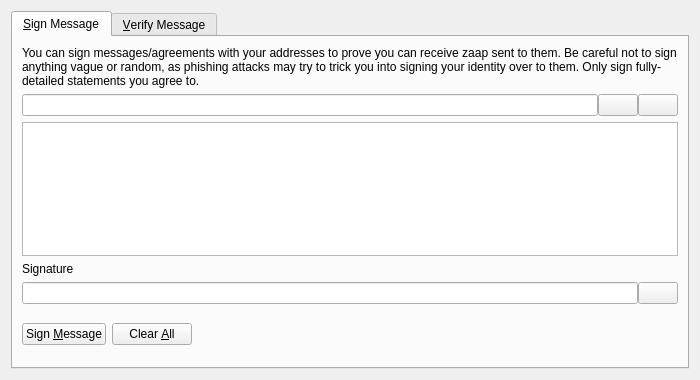
<?xml version="1.0" encoding="UTF-8"?>
<ui version="4.0">
 <class>SignVerifyMessageDialog</class>
 <widget class="QDialog" name="SignVerifyMessageDialog">
  <property name="geometry">
   <rect>
    <x>0</x>
    <y>0</y>
    <width>700</width>
    <height>380</height>
   </rect>
  </property>
  <property name="windowTitle">
   <string>Signatures - Sign / Verify a Message</string>
  </property>
  <property name="modal">
   <bool>true</bool>
  </property>
  <layout class="QVBoxLayout" name="verticalLayout">
   <item>
    <widget class="QTabWidget" name="tabWidget">
     <property name="currentIndex">
      <number>0</number>
     </property>
     <widget class="QWidget" name="tabSignMessage">
      <attribute name="title">
       <string>&amp;Sign Message</string>
      </attribute>
      <layout class="QVBoxLayout" name="verticalLayout_SM">
       <item>
        <widget class="QLabel" name="infoLabel_SM">
         <property name="text">
          <string>You can sign messages/agreements with your addresses to prove you can receive zaap sent to them. Be careful not to sign anything vague or random, as phishing attacks may try to trick you into signing your identity over to them. Only sign fully-detailed statements you agree to.</string>
         </property>
         <property name="textFormat">
          <enum>Qt::PlainText</enum>
         </property>
         <property name="wordWrap">
          <bool>true</bool>
         </property>
        </widget>
       </item>
       <item>
        <layout class="QHBoxLayout" name="horizontalLayout_1_SM">
         <property name="spacing">
          <number>0</number>
         </property>
         <item>
          <widget class="QValidatedLineEdit" name="addressIn_SM">
           <property name="toolTip">
            <string>The zaap address to sign the message with</string>
           </property>
          </widget>
         </item>
         <item>
          <widget class="QPushButton" name="addressBookButton_SM">
           <property name="toolTip">
            <string>Choose previously used address</string>
           </property>
           <property name="text">
            <string/>
           </property>
           <property name="shortcut">
            <string>Alt+A</string>
           </property>
           <property name="autoDefault">
            <bool>false</bool>
           </property>
          </widget>
         </item>
         <item>
          <widget class="QPushButton" name="pasteButton_SM">
           <property name="toolTip">
            <string>Paste address from clipboard</string>
           </property>
           <property name="text">
            <string/>
           </property>
           <property name="shortcut">
            <string>Alt+P</string>
           </property>
           <property name="autoDefault">
            <bool>false</bool>
           </property>
          </widget>
         </item>
        </layout>
       </item>
       <item>
        <widget class="QPlainTextEdit" name="messageIn_SM">
         <property name="toolTip">
          <string>Enter the message you want to sign here</string>
         </property>
        </widget>
       </item>
       <item>
        <widget class="QLabel" name="signatureLabel_SM">
         <property name="text">
          <string>Signature</string>
         </property>
         <property name="textFormat">
          <enum>Qt::PlainText</enum>
         </property>
        </widget>
       </item>
       <item>
        <layout class="QHBoxLayout" name="horizontalLayout_2_SM">
         <property name="spacing">
          <number>0</number>
         </property>
         <item>
          <widget class="QLineEdit" name="signatureOut_SM">
           <property name="font">
            <font>
             <italic>true</italic>
            </font>
           </property>
           <property name="readOnly">
            <bool>true</bool>
           </property>
          </widget>
         </item>
         <item>
          <widget class="QPushButton" name="copySignatureButton_SM">
           <property name="toolTip">
            <string>Copy the current signature to the system clipboard</string>
           </property>
           <property name="text">
            <string/>
           </property>
           <property name="autoDefault">
            <bool>false</bool>
           </property>
          </widget>
         </item>
        </layout>
       </item>
       <item>
        <layout class="QHBoxLayout" name="horizontalLayout_3_SM">
         <item>
          <widget class="QPushButton" name="signMessageButton_SM">
           <property name="toolTip">
            <string>Sign the message to prove you own this zaap address</string>
           </property>
           <property name="text">
            <string>Sign &amp;Message</string>
           </property>
           <property name="autoDefault">
            <bool>false</bool>
           </property>
          </widget>
         </item>
         <item>
          <widget class="QPushButton" name="clearButton_SM">
           <property name="toolTip">
            <string>Reset all sign message fields</string>
           </property>
           <property name="text">
            <string>Clear &amp;All</string>
           </property>
           <property name="autoDefault">
            <bool>false</bool>
           </property>
          </widget>
         </item>
         <item>
          <spacer name="horizontalSpacer_1_SM">
           <property name="orientation">
            <enum>Qt::Horizontal</enum>
           </property>
           <property name="sizeHint" stdset="0">
            <size>
             <width>40</width>
             <height>48</height>
            </size>
           </property>
          </spacer>
         </item>
         <item>
          <widget class="QLabel" name="statusLabel_SM">
           <property name="font">
            <font>
             <weight>75</weight>
             <bold>true</bold>
            </font>
           </property>
           <property name="text">
            <string/>
           </property>
           <property name="wordWrap">
            <bool>true</bool>
           </property>
          </widget>
         </item>
         <item>
          <spacer name="horizontalSpacer_2_SM">
           <property name="orientation">
            <enum>Qt::Horizontal</enum>
           </property>
           <property name="sizeHint" stdset="0">
            <size>
             <width>40</width>
             <height>48</height>
            </size>
           </property>
          </spacer>
         </item>
        </layout>
       </item>
      </layout>
     </widget>
     <widget class="QWidget" name="tabVerifyMessage">
      <attribute name="title">
       <string>&amp;Verify Message</string>
      </attribute>
      <layout class="QVBoxLayout" name="verticalLayout_VM">
       <item>
        <widget class="QLabel" name="infoLabel_VM">
         <property name="text">
          <string>Enter the receiver's address, message (ensure you copy line breaks, spaces, tabs, etc. exactly) and signature below to verify the message. Be careful not to read more into the signature than what is in the signed message itself, to avoid being tricked by a man-in-the-middle attack. Note that this only proves the signing party receives with the address, it cannot prove sendership of any transaction!</string>
         </property>
         <property name="textFormat">
          <enum>Qt::PlainText</enum>
         </property>
         <property name="alignment">
          <set>Qt::AlignLeading|Qt::AlignLeft|Qt::AlignTop</set>
         </property>
         <property name="wordWrap">
          <bool>true</bool>
         </property>
        </widget>
       </item>
       <item>
        <layout class="QHBoxLayout" name="horizontalLayout_1_VM">
         <property name="spacing">
          <number>0</number>
         </property>
         <item>
          <widget class="QValidatedLineEdit" name="addressIn_VM">
           <property name="toolTip">
            <string>The zaap address the message was signed with</string>
           </property>
          </widget>
         </item>
         <item>
          <widget class="QPushButton" name="addressBookButton_VM">
           <property name="toolTip">
            <string>Choose previously used address</string>
           </property>
           <property name="text">
            <string/>
           </property>
           <property name="shortcut">
            <string>Alt+A</string>
           </property>
           <property name="autoDefault">
            <bool>false</bool>
           </property>
          </widget>
         </item>
        </layout>
       </item>
       <item>
        <widget class="QPlainTextEdit" name="messageIn_VM"/>
       </item>
       <item>
        <widget class="QValidatedLineEdit" name="signatureIn_VM"/>
       </item>
       <item>
        <layout class="QHBoxLayout" name="horizontalLayout_2_VM">
         <item>
          <widget class="QPushButton" name="verifyMessageButton_VM">
           <property name="toolTip">
            <string>Verify the message to ensure it was signed with the specified zaap address</string>
           </property>
           <property name="text">
            <string>Verify &amp;Message</string>
           </property>
           <property name="autoDefault">
            <bool>false</bool>
           </property>
          </widget>
         </item>
         <item>
          <widget class="QPushButton" name="clearButton_VM">
           <property name="toolTip">
            <string>Reset all verify message fields</string>
           </property>
           <property name="text">
            <string>Clear &amp;All</string>
           </property>
           <property name="autoDefault">
            <bool>false</bool>
           </property>
          </widget>
         </item>
         <item>
          <spacer name="horizontalSpacer_1_VM">
           <property name="orientation">
            <enum>Qt::Horizontal</enum>
           </property>
           <property name="sizeHint" stdset="0">
            <size>
             <width>40</width>
             <height>48</height>
            </size>
           </property>
          </spacer>
         </item>
         <item>
          <widget class="QLabel" name="statusLabel_VM">
           <property name="font">
            <font>
             <weight>75</weight>
             <bold>true</bold>
            </font>
           </property>
           <property name="text">
            <string/>
           </property>
           <property name="wordWrap">
            <bool>true</bool>
           </property>
          </widget>
         </item>
         <item>
          <spacer name="horizontalSpacer_2_VM">
           <property name="orientation">
            <enum>Qt::Horizontal</enum>
           </property>
           <property name="sizeHint" stdset="0">
            <size>
             <width>40</width>
             <height>48</height>
            </size>
           </property>
          </spacer>
         </item>
        </layout>
       </item>
      </layout>
     </widget>
    </widget>
   </item>
  </layout>
 </widget>
 <customwidgets>
  <customwidget>
   <class>QValidatedLineEdit</class>
   <extends>QLineEdit</extends>
   <header>qvalidatedlineedit.h</header>
  </customwidget>
 </customwidgets>
 <resources>
  <include location="../zaap.qrc"/>
 </resources>
 <connections/>
</ui>
